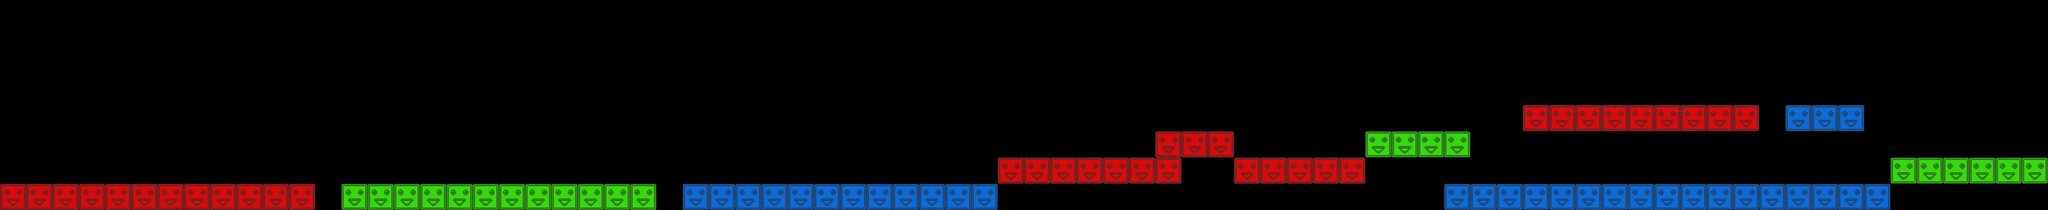

This game map was drawn from its Tiled (.tmx) file and the tilesets committed beside it. A one-line description and the trimmed map source follow:
An orthogonal 78x8 tile map with 32x32 px tiles, 1 tile layer (platforms) and 18 objects.

<map version="1.0" tiledversion="1.1.3" orientation="orthogonal" renderorder="right-down" width="78" height="8" tilewidth="32" tileheight="32" infinite="0" nextobjectid="58">
 <tileset firstgid="1" name="blocks" tilewidth="32" tileheight="32" tilecount="3" columns="3">
  <image source="blocks.png" width="96" height="32" />
 </tileset>
 <layer name="platforms" width="78" height="8">
  <data>[624 cells, 90 non-empty, 3 distinct tile ids]</data>
 </layer>
 <objectgroup name="win">
  <object id="46" x="2338" y="86" width="140" height="68" />
 </objectgroup>
 <objectgroup name="crystals">
  <object id="37" x="226" y="206">
   <ellipse />
  </object>
  <object id="38" x="276" y="210">
   <ellipse />
  </object>
  <object id="39" x="506" y="200">
   <ellipse />
  </object>
  <object id="40" x="600" y="210">
   <ellipse />
  </object>
  <object id="41" x="680" y="204">
   <ellipse />
  </object>
  <object id="42" x="878" y="190">
   <ellipse />
  </object>
  <object id="43" x="954" y="200">
   <ellipse />
  </object>
  <object id="44" x="1078" y="204">
   <ellipse />
  </object>
  <object id="45" x="216" y="-264">
   <ellipse />
  </object>
  <object id="48" x="1728" y="140">
   <ellipse />
  </object>
  <object id="49" x="1906" y="100">
   <ellipse />
  </object>
  <object id="50" x="1982" y="98">
   <ellipse />
  </object>
  <object id="51" x="2078" y="96">
   <ellipse />
  </object>
  <object id="52" x="2006" y="202">
   <ellipse />
  </object>
  <object id="53" x="1440" y="130">
   <ellipse />
  </object>
  <object id="54" x="1310" y="168">
   <ellipse />
  </object>
  <object id="57" x="1202" y="204">
   <ellipse />
  </object>
 </objectgroup>
</map>
